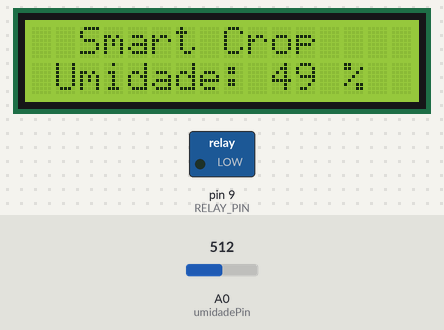
A sketch run on a simulated Arduino Uno, built with avr-gcc and run on an emulated ATmega328P. On the bench: 16×2 character LCD, switched loads named in the sketch (green lamp = pin HIGH). Inputs (shaded band) come from the test bench; at power-on: A0 (umidadePin) = 512.

Above: at 3.2 s.
3.3 s: A0 (umidadePin) set to 495
At 16.6 s:
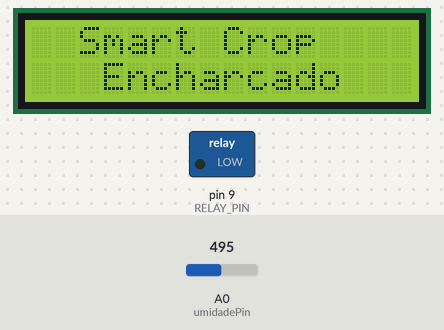
17.3 s: A0 (umidadePin) set to 511
At 20.2 s:
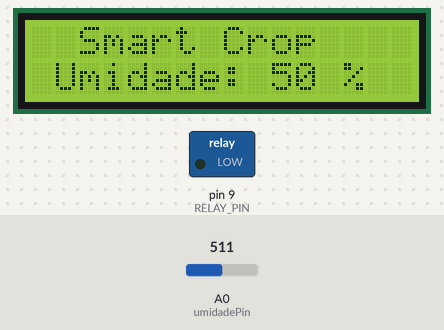
26.3 s: A0 (umidadePin) set to 716
At 32.1 s:
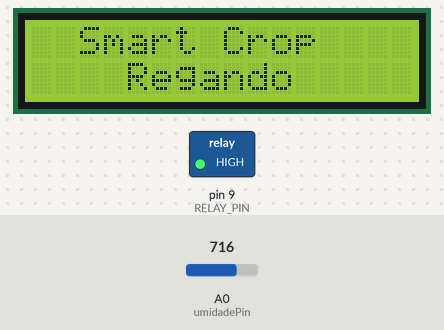
Timing chart, 0 to 33.6 s (numbered marks = the images above; inputs shaded):
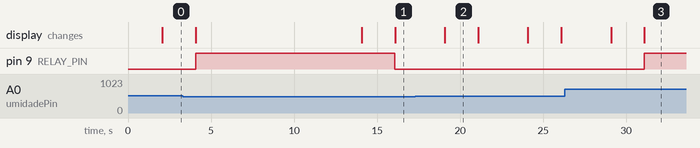

Measured:
- the behaviour switches between 512 and 511 on A0 (umidadePin) (found by bisection; images 0 and 1)
- after the input at 3.3 s, the display: first differs from a run without the input after 10.8 s (image 1 shows a later state)
- after the input at 17.3 s, the display: changes after 1.8 s (image 2)
- after the input at 26.3 s, pin 9 (RELAY_PIN): LOW → HIGH after 4.8 s; the display: first changes after 2.8 s (image 3 shows a later state)
- what the display in image 2 shows lasts 2.0 s, from 19.1 s to 21.1 s

The sketch:

codigo_novo_Umid_SmartCrop.ino
```cpp
#include <LiquidCrystal.h>

// Configuração do display LCD
LiquidCrystal lcd(12, 11, 5, 4, 3, 2);

#define RELAY_PIN 9
const int umidadePin = A0; // Pino analógico para o sensor de umidade
const int limiarSeco = 50;
const int pinoValvula = 10;
const int tempoRega = 10;
int umidadeSolo = 0;

void setup() {
  Serial.begin(9600);
  pinMode(RELAY_PIN, OUTPUT);

  lcd.begin(16, 2); // Inicializa o display LCD
  lcd.setCursor(0, 0);
  lcd.print("Inicializando...");
  delay(2000);
  lcd.clear();
  lcd.print("  Smart Crop ");
}

void loop() {
for(int i=0; i <5; i++);
  int umidadeValor = analogRead(umidadePin);
  umidadeValor = map(umidadeValor,1023,0,0, 100);

  lcd.setCursor(0, 1);
  lcd.print(" Umidade: ");
  lcd.print(umidadeValor);
  lcd.print(" %");
  delay(2000); // Atualiza a cada 2 segundos

  if(umidadeValor < limiarSeco) {
  digitalWrite(RELAY_PIN, HIGH);
  lcd.setCursor(0, 1);
  lcd.print("    Regando     ");
  delay(tempoRega*1000);
  }
   else {
    digitalWrite(RELAY_PIN, LOW);
    lcd.setCursor(0, 1);
    lcd.print("   Encharcado   ");

    delay(3000);
  }
}
```
